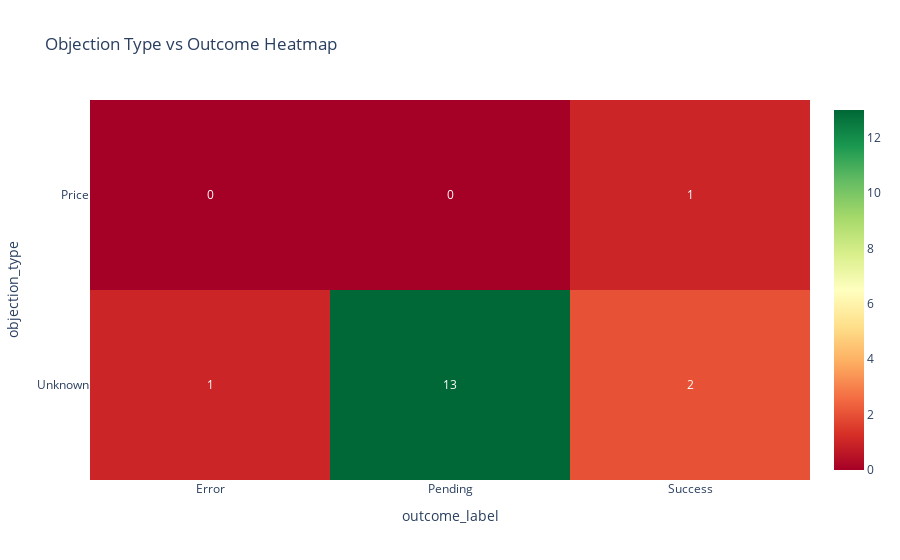

Notebook source saved alongside this figure:
### Code cell
# Chi-Square Test for Objection vs Outcome
if DATA_LOADED and len(metrics_df) > 0 and 'objection_type' in metrics_df.columns:
    try:
        contingency = pd.crosstab(metrics_df['objection_type'], metrics_df['outcome_label'])
        
        if contingency.shape[0] >= 2 and contingency.shape[1] >= 2:
            chi2, p_value, dof, expected = chi2_contingency(contingency)
            
            print("🔬 Chi-Square Test: Objection Type vs Outcome")
            print("="*50)
            print(f"Chi-Square Statistic: {chi2:.4f}")
            print(f"P-Value: {p_value:.4f}")
            print(f"Degrees of Freedom: {dof}")
            print(f"\n{'✅ Significant association!' if p_value < 0.05 else '❌ No significant association'}")
            
            # Visualize
            fig = px.imshow(contingency, text_auto=True, aspect='auto',
                            title='Objection Type vs Outcome Heatmap',
                            color_continuous_scale='RdYlGn')
            fig.show()
        else:
            print("⚠️ Need at least 2 categories in each variable for chi-square test")
            print(f"Current shape: {contingency.shape}")
    except Exception as e:
        print(f"⚠️ Chi-square test failed: {e}")
else:
    print("⚠️ No objection data available for analysis")

### Figure 1 — Plotly figure (JSON) as saved in the notebook; plotly's stock layout.template omitted (floating-point values rounded to 4 significant figures)
{"data": [{"coloraxis": "coloraxis", "hovertemplate": "outcome_label: %{x}<br>objection_type: %{y}<br>color: %{z}<extra></extra>", "name": "0", "texttemplate": "%{z}", "type": "heatmap", "x": ["Error", "Pending", "Success"], "xaxis": "x", "y": ["Price", "Unknown"], "yaxis": "y", "z": [[0, 0, 1], [1, 13, 2]]}], "layout": {"coloraxis": {"colorscale": [[0, "rgb(165,0,38)"], [0.1, "rgb(215,48,39)"], [0.2, "rgb(244,109,67)"], [0.3, "rgb(253,174,97)"], [0.4, "rgb(254,224,139)"], [0.5, "rgb(255,255,191)"], [0.6, "rgb(217,239,139)"], [0.7, "rgb(166,217,106)"], [0.8, "rgb(102,189,99)"], [0.9, "rgb(26,152,80)"], [1, "rgb(0,104,55)"]]}, "title": {"text": "Objection Type vs Outcome Heatmap"}, "xaxis": {"anchor": "y", "domain": [0, 1], "title": {"text": "outcome_label"}}, "yaxis": {"anchor": "x", "autorange": "reversed", "domain": [0, 1], "title": {"text": "objection_type"}}}}
